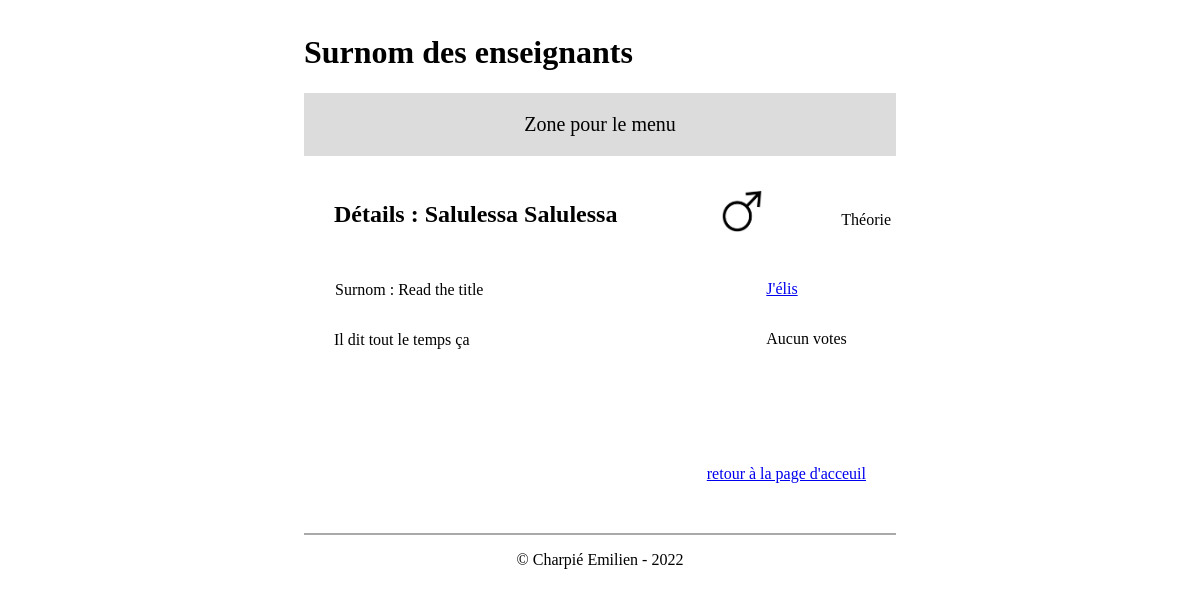
/src/html/details.php?id=2 (signed in), run on the app's committed database.
### tables this page shows
CREATE TABLE `t_teacher` (
  `idTeacher` int(11) NOT NULL,
  `teaFirstname` varchar(50) NOT NULL,
  `teaName` varchar(50) NOT NULL,
  `teaGender` char(1) NOT NULL,
  `teaNickname` varchar(50) NOT NULL,
  `teaOrigine` text NOT NULL,
  `teaVoix` int(11) NOT NULL DEFAULT '0',
  `fkSection` int(11) NOT NULL
);

CREATE TABLE `t_section` (
  `idSection` int(11) NOT NULL,
  `secName` varchar(20) NOT NULL
);

### src/php/database.php (called while the page is built, shortened)
<?php
include '../../UserContent/usersInfos/userInfos.php';
class Database {
    private $connector;
    public function __construct(){
        $connexion = new connexionValues();
        $this->connexionValues = $connexion->getValues();
        $Json = file_get_contents("../../UserContent/usersInfos/password.json");
        $passwordArray = json_decode($Json, true);
        try {
            $dns = "mysql:host=".$this->connexionValues['host'].";dbname=".$this->connexionValues['dbname'].";charset=utf8";
            $this->connector = new PDO($dns, $this->connexionValues['user'], $passwordArray[0]['pass']);
        } catch (PDOException $e) {
            echo "PDOError: " . $e->getMessage()." In ".__FILE__;
        }
    }
    private function queryPrepareExecute($query, $binds){
        $req = $this->connector->prepare($query);
        foreach ($binds as $key => $value) {
            $req->bindValue($binds[$key]['varName'], $binds[$key]['value'], $binds[$key]['type']);
        }
        $req->execute();
        $arrayResult = $this->formatData($req);
        return $arrayResult;
    }
    private function formatData($req){
        $array = $req->fetchAll(PDO::FETCH_ASSOC);
        return $array;
    }
    public function getOneTeacher($id){
        $queryRequest = "SELECT idTeacher, teaFirstname, teaName, teaGender, fkSection, teaNickname, teaOrigine, teaVoix, t_section.secName FROM `t_teacher`
        INNER JOIN t_section ON t_teacher.fkSection = t_section.idSection
        WHERE idTeacher=:idTeacher";
        $arrayBinds = array(
            array("varName" => "idTeacher", "value" => $id, "type" => PDO::PARAM_INT)
        );
        $teacher = $this->queryPrepareExecute($queryRequest, $arrayBinds);
        return $teacher;
    }
 }
?>

### UserContent/usersInfos/userInfos.php (called while the page is built)
<?php
class connexionValues {
    private $host = "localhost";
    private $user = 'dbUser_EmilienCharpie';
    private $password = '.Etml-';
    private $dbname = "db_nickname_emilien";
    public function getValues(){
        $values = array("host"=>$this->host, "user"=>$this->user, "dbname"=>$this->dbname, "password"=>$this->password);
        return $values;
    }
}
?>

### src/html/details.php (the view, shortened to what this page needs)
<!DOCTYPE html>
<html lang="fr">
<head>
    <link rel="stylesheet" href="/GentilNickname/GentilNickname/resources/css/style.css"/>
</head>
    <body>
        <?php
        if(isset($_SESSION['id']) && intval($_GET['id'])){
            include('../php/database.php');
            $database = new Database();
            $teacher = $database->getOneTeacher($_GET['id']);
            ?>
            <div class="bodyDiv">
                <div class="contentDiv">
                    <div class="titleHome">
                        <h1>
                            Surnom des enseignants
                        </h1>
                    </div>
                    <nav class="menu">
                        <p class="titleMenu">
                            Zone pour le menu
                        </p>
                    </nav>
                    <div class="detailsContent">
                        <div class="titleDetails">
                            <h2>
                                <?php
                                    echo "Détails : " . $teacher[0]['teaFirstname'] . " " . $teacher[0]['teaName'];
                                ?>
                            </h2>
                            <?php
                                if($teacher[0]['teaGender'] == "M"){
                                    echo "<img src=\"/GentilNickname/GentilNickname/resources/images/symbolMen.png\" alt=\"Men symbole\" class=\"sexSymbol\">";
                                } elseif($teacher[0]['teaGender'] == "F"){
                                    echo "<img src=\"/GentilNickname/GentilNickname/resources/images/symbolWomen.jpg\" alt=\"Women symbole\" class=\"sexSymbol\">";
                                }else{
                                    echo "<p style=\"margin-top: 30px;\">Autre</p>";
                                }
                            ?>
                            <p class="section">
                                <?php
                                    echo $teacher[0]['secName'];
                                ?>
                            </p>
                        </div>
                        <div class="contentNickNameElect">
                            <div class="contentNicknameAndReason">
                                <div class="nickname">
                                    <p>
                                        <?php
                                            echo "Surnom : " . $teacher[0]['teaNickname'];
                                        ?>
                                    </p>
                                </div>
                                <div class="reasonNickname">
                                    <p>
                                        <?php
                                            echo $teacher[0]['teaOrigine'];
                                        ?>
                                    </p>
                                </div>
                            </div>
                            <div class="contentElect">
                                <a href="/GentilNickname/GentilNickname/src/php/electTeacher.php?id=<?=$_GET['id']?>">J'élis</a>
                                <p class="numberOfVoices">
                                    <?php
                                    if($teacher[0]['teaVoix'] > 0){
                                    ?>
                                    Nombre de voix : <?= $teacher[0]['teaVoix']?>
                                    <?php
                                    }else{
                                    ?>
                                    Aucun votes
                                    <?php
                                    }
                                    ?>
                                </p>
                            </div>
                        </div>
                        <div class="backHome">
                            <a href="/GentilNickname/GentilNickname/src/html/home.php">retour à la page d'acceuil</a>
                        </div>
                    </div>
                    <footer class="footer">
                        <p>&copy; Charpié Emilien - 2022</p>
                    </footer>
                </div>
            </div>
            <?php
        }else{
            ?>
            <h1>Veuillez vous connecter pour acceder à cette page...</h1>
            <?php
        }
        ?>
    </body>
</html>

### resources/css/style.css (style rules this page uses)
.bodyDiv { display: flex; justify-content: space-around; }
.contentDiv { width: 50%; padding: 5px; }
.titleHome { width: 100%; display: flex; justify-content: space-between; }
.menu { background-color: gainsboro; display: flex; justify-content: space-around; }
.titleMenu { font-size: 20px; }
.detailsContent { margin-top: 25px; margin-left: 30px; }
.titleDetails { width: 100%; display: flex; justify-content: space-between; }
.sexSymbol { height: 60px; margin-left: 30px; }
.section { margin-top: 25px; margin-left: 150px; }
.contentNickNameElect { display: flex; flex-direction: row; justify-content: space-between; }
.contentNicknameAndReason { display: flex; flex-direction: column; width: 500px; }
.contentElect { margin-top: 30px; width: 150px; }
.numberOfVoices { margin-top: 32px; }
.backHome { display: flex; justify-content: right; margin-right: 30px; margin-top: 100px; }
.nickname { margin-top: 15px; margin-left: 1px; }
.section { padding: 5px; margin-left: 0px; }
.footer { width: 100%; margin-top: 50px; justify-content: space-around; display: flex; border-top: 2px solid darkgray; }

### data on the page
t_teacher: teaFirstname "Salulessa", teaName "Salulessa", fkSection.secName "Théorie", teaNickname "Read the title", teaOrigine "Il dit tout le temps ça"
